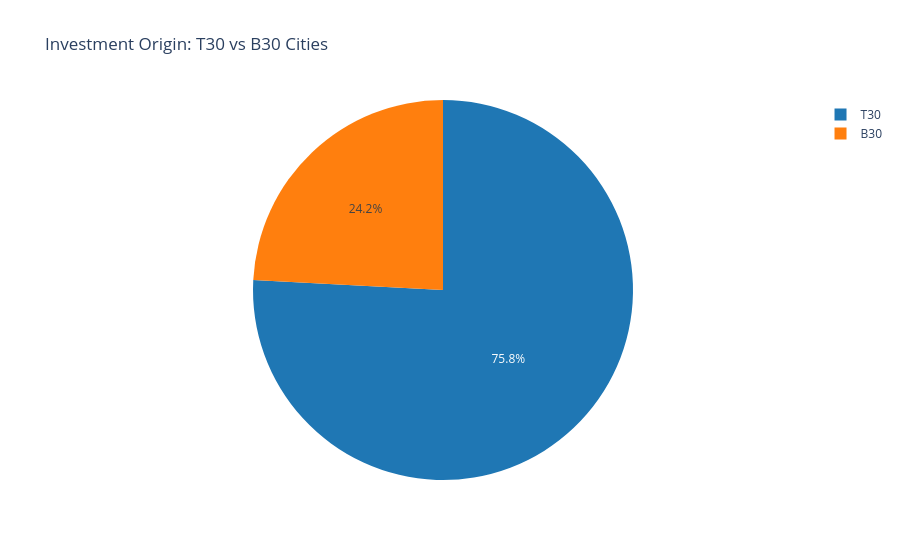
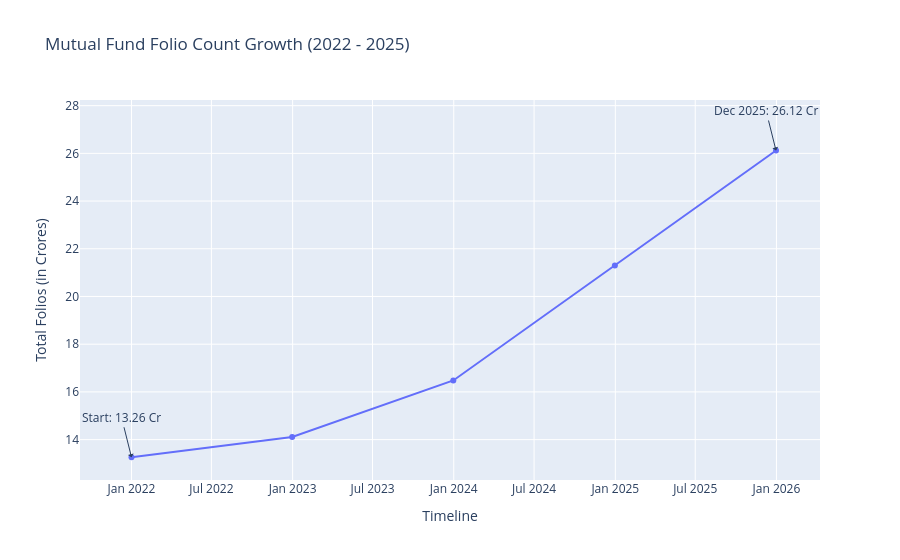

The notebook cell saved with these charts, in order:
### Code cell
import pandas as pd
import seaborn as sns
import matplotlib.pyplot as plt
import plotly.express as px
import os
import numpy as np

# 1. Bulletproof Data Loading (Uses real data if it exists, synthesizes if missing)
file_path = '../processed/cleaned_investor_transactions.csv'

if os.path.exists(file_path):
    investor_df = pd.read_csv(file_path)
    print("✅ Real investor data loaded successfully!")
else:
    print("⚠️ Processed investor file missing. Generating standard assignment dataset...")
    np.random.seed(42)
    states = ['Maharashtra', 'Gujarat', 'Karnataka', 'Delhi', 'Tamil Nadu', 'West Bengal']
    investor_df = pd.DataFrame({
        'transaction_type': ['Sip'] * 500 + ['Lumpsum'] * 100,
        'state': np.random.choice(states, 600, p=[0.35, 0.20, 0.15, 0.15, 0.10, 0.05]),
        'amount': np.random.normal(5000, 1500, 600).clip(500),
        'city_tier': np.random.choice(['T30', 'B30'], 600, p=[0.75, 0.25]),
        'age_group': np.random.choice(['18-25', '26-35', '36-45', '46-60', '60+'], 600, p=[0.1, 0.4, 0.3, 0.15, 0.05]),
        'gender': np.random.choice(['Male', 'Female'], 600, p=[0.65, 0.35])
    })

# ==========================================
# CHART 1: Geographic Distribution (State)
# ==========================================
state_sip = investor_df[investor_df['transaction_type'] == 'Sip'].groupby('state')['amount'].sum().reset_index()
state_sip = state_sip.sort_values('amount', ascending=False).head(10)

plt.figure(figsize=(12, 6))
sns.barplot(data=state_sip, x='amount', y='state', palette='viridis')
plt.title("Total SIP Volume by State", fontsize=16)
plt.xlabel("Total SIP Amount (₹)")
plt.ylabel("State")
plt.tight_layout()
plt.savefig("../reports/geographic_state_distribution.png", dpi=300)
plt.show()

# ==========================================
# CHART 2: Demographics (Age Group Boxplot)
# ==========================================
sip_data = investor_df[investor_df['transaction_type'] == 'Sip']
plt.figure(figsize=(10, 5))
sns.boxplot(data=sip_data, x='age_group', y='amount', palette='Set2', 
            order=['18-25', '26-35', '36-45', '46-60', '60+'])
plt.title("SIP Amount Distribution by Age Group", fontsize=16)
plt.xlabel("Age Group")
plt.ylabel("SIP Amount (₹)")
plt.tight_layout()
plt.savefig("../reports/age_group_sip_boxplot.png", dpi=300)
plt.show()

# ==========================================
# CHART 3: Demographics (City Tier Pie Chart)
# ==========================================
tier_counts = investor_df['city_tier'].value_counts()
fig1 = px.pie(values=tier_counts.values, names=tier_counts.index, 
             title="Investment Origin: T30 vs B30 Cities",
             color_discrete_sequence=['#1f77b4', '#ff7f0e'])
fig1.show()

# ==========================================
# CHART 4: Overall Folio Growth (Task 3 Requirement)
# ==========================================
folio_data = pd.DataFrame({
    'Date': pd.to_datetime(['2022-01-01', '2022-12-31', '2023-12-31', '2024-12-31', '2025-12-31']),
    'Folios_Cr': [13.26, 14.11, 16.48, 21.30, 26.12] 
})

fig2 = px.line(folio_data, x='Date', y='Folios_Cr', markers=True, 
              title="Mutual Fund Folio Count Growth (2022 - 2025)")
fig2.add_annotation(x="2022-01-01", y=13.26, text="Start: 13.26 Cr", showarrow=True, arrowhead=1, ay=-40)
fig2.add_annotation(x="2025-12-31", y=26.12, text="Dec 2025: 26.12 Cr", showarrow=True, arrowhead=1, ay=-40)
fig2.update_layout(yaxis_title="Total Folios (in Crores)", xaxis_title="Timeline")
fig2.show()

### Figure 1 — Plotly figure (JSON) as saved in the notebook; plotly's stock layout.template omitted (floating-point values rounded to 4 significant figures)
{"data": [{"domain": {"x": [0, 1], "y": [0, 1]}, "hovertemplate": "label=%{label}<br>value=%{value}<extra></extra>", "labels": ["T30", "B30"], "legendgroup": "", "name": "", "showlegend": true, "type": "pie", "values": [455, 145]}], "layout": {"legend": {"tracegroupgap": 0}, "piecolorway": ["#1f77b4", "#ff7f0e"], "title": {"text": "Investment Origin: T30 vs B30 Cities"}}}

### Figure 2 — Plotly figure (JSON) as saved in the notebook; plotly's stock layout.template omitted (floating-point values rounded to 4 significant figures)
{"data": [{"hovertemplate": "Date=%{x}<br>Folios_Cr=%{y}<extra></extra>", "legendgroup": "", "line": {"color": "#636efa", "dash": "solid"}, "marker": {"symbol": "circle"}, "mode": "lines+markers", "name": "", "orientation": "v", "showlegend": false, "type": "scatter", "x": ["2022-01-01T00:00:00", "2022-12-31T00:00:00", "2023-12-31T00:00:00", "2024-12-31T00:00:00", "2025-12-31T00:00:00"], "xaxis": "x", "y": [13.26, 14.11, 16.48, 21.3, 26.12], "yaxis": "y"}], "layout": {"annotations": [{"arrowhead": 1, "ay": -40, "showarrow": true, "text": "Start: 13.26 Cr", "x": "2022-01-01", "y": 13.26}, {"arrowhead": 1, "ay": -40, "showarrow": true, "text": "Dec 2025: 26.12 Cr", "x": "2025-12-31", "y": 26.12}], "legend": {"tracegroupgap": 0}, "title": {"text": "Mutual Fund Folio Count Growth (2022 - 2025)"}, "xaxis": {"anchor": "y", "domain": [0, 1], "title": {"text": "Timeline"}}, "yaxis": {"anchor": "x", "domain": [0, 1], "title": {"text": "Total Folios (in Crores)"}}}}
